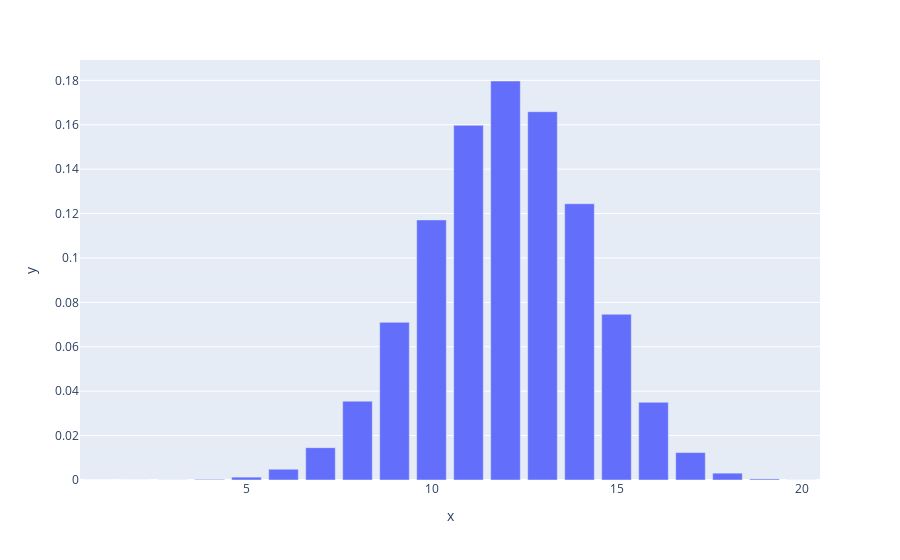

Notebook code for this chart:
### Markdown cell above
**Plot the PDF (probability distributiom function) for the above binomial distribution.**

*Hint: The range of x in a binomial distribution is from `0` to `n`.*

### Code cell
# your code here

import plotly.express as px
num_apples = [i for i in range(1,21)] # number of apples
prob = stats.binom.pmf(x, 20, apple) # prob.
px.bar(x = num_apples, y = prob).show()

# Please label the axes and give a title to the plot

### Figure 1 — Plotly figure (JSON) as saved in the notebook; plotly's stock layout.template omitted (floating-point values rounded to 4 significant figures)
{"data": [{"alignmentgroup": "True", "hovertemplate": "x=%{x}<br>y=%{y}<extra></extra>", "legendgroup": "", "marker": {"color": "#636efa"}, "name": "", "offsetgroup": "", "orientation": "v", "showlegend": false, "textposition": "auto", "type": "bar", "x": [1, 2, 3, 4, 5, 6, 7, 8, 9, 10, 11, 12, 13, 14, 15, 16, 17, 18, 19, 20], "xaxis": "x", "y": [3.299e-07, 4.7e-06, 4.23e-05, 0.0002697, 0.001294, 0.004854, 0.01456, 0.0355, 0.07099, 0.1171, 0.1597, 0.1797, 0.1659, 0.1244, 0.07465, 0.03499, 0.01235, 0.003087, 0.0004875, 3.656e-05], "yaxis": "y"}], "layout": {"barmode": "relative", "legend": {"tracegroupgap": 0}, "margin": {"t": 60}, "xaxis": {"anchor": "y", "domain": [0, 1], "title": {"text": "x"}}, "yaxis": {"anchor": "x", "domain": [0, 1], "title": {"text": "y"}}}}
